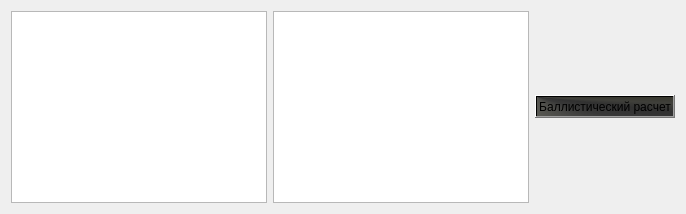
  <widget class="QWidget" name="centralwidget">
   <layout class="QGridLayout" name="gridLayout">
    <item row="0" column="0">
     <layout class="QHBoxLayout" name="horizontalLayout">
      <item>
       <widget class="QTreeView" name="treeView">
        <property name="font">
         <font>
          <pointsize>10</pointsize>
         </font>
        </property>
        <property name="styleSheet">
         <string notr="true">background-color: qconicalgradient(cx:0, cy:1, angle:281.613, stop:0.0224719 rgba(130, 15, 15, 213), stop:0.162011 rgba(83, 23, 18, 231), stop:0.258427 rgba(145, 20, 2, 174), stop:0.365169 rgba(158, 32, 32, 199), stop:0.47486 rgba(152, 10, 3, 181), stop:0.483146 rgba(126, 58, 44, 209), stop:0.625698 rgba(145, 29, 0, 211), stop:0.724719 rgba(152, 19, 0, 159), stop:0.842697 rgba(161, 31, 31, 215), stop:0.921348 rgba(191, 23, 0, 234), stop:0.949438 rgba(199, 35, 35, 206), stop:1 rgba(74, 74, 57, 255));</string>
        </property>
        <property name="locale">
         <locale language="Russian" country="Russia"/>
        </property>
        <property name="editTriggers">
         <set>QAbstractItemView::NoEditTriggers</set>
        </property>
        <attribute name="headerVisible">
         <bool>false</bool>
        </attribute>
       </widget>
      </item>
      <item>
       <widget class="QTextBrowser" name="textBrowser">
        <property name="font">
         <font>
          <pointsize>10</pointsize>
         </font>
        </property>
        <property name="styleSheet">
         <string notr="true">background-color: qconicalgradient(cx:0, cy:1, angle:281.613, stop:0.0224719 rgba(130, 15, 15, 213), stop:0.162011 rgba(83, 23, 18, 231), stop:0.258427 rgba(145, 20, 2, 174), stop:0.365169 rgba(158, 32, 32, 199), stop:0.47486 rgba(152, 10, 3, 181), stop:0.483146 rgba(126, 58, 44, 209), stop:0.625698 rgba(145, 29, 0, 211), stop:0.724719 rgba(152, 19, 0, 159), stop:0.842697 rgba(161, 31, 31, 215), stop:0.921348 rgba(191, 23, 0, 234), stop:0.949438 rgba(199, 35, 35, 206), stop:1 rgba(74, 74, 57, 255));</string>
        </property>
        <property name="html">
         <string>&lt;!DOCTYPE HTML PUBLIC &quot;-//W3C//DTD HTML 4.0//EN&quot; &quot;http://www.w3.org/TR/REC-html40/strict.dtd&quot;&gt;
&lt;html&gt;&lt;head&gt;&lt;meta name=&quot;qrichtext&quot; content=&quot;1&quot; /&gt;&lt;style type=&quot;text/css&quot;&gt;
p, li { white-space: pre-wrap; }
&lt;/style&gt;&lt;/head&gt;&lt;body style=&quot; font-family:'MS Shell Dlg 2'; font-size:10pt; font-weight:400; font-style:normal;&quot;&gt;
&lt;p style=&quot;-qt-paragraph-type:empty; margin-top:0px; margin-bottom:0px; margin-left:0px; margin-right:0px; -qt-block-indent:0; text-indent:0px; font-size:8.25pt;&quot;&gt;&lt;br /&gt;&lt;/p&gt;&lt;/body&gt;&lt;/html&gt;</string>
        </property>
       </widget>
      </item>
     </layout>
    </item>
    <item row="0" column="1">
     <widget class="QPushButton" name="btn_balcalculate">
      <property name="styleSheet">
       <string notr="true">background-color: qconicalgradient(cx:0, cy:0, angle:170.1, stop:0 rgba(81, 81, 73, 69), stop:0.235955 rgba(92, 92, 83, 231), stop:0.353933 rgba(51, 51, 51, 250), stop:0.423533 rgba(49, 49, 49, 255), stop:0.477581 rgba(58, 58, 53, 248), stop:0.55 rgba(51, 51, 40, 255), stop:0.57754 rgba(58, 54, 37, 130), stop:0.625 rgba(58, 58, 51, 69), stop:0.921348 rgba(26, 22, 19, 234), stop:1 rgba(74, 74, 57, 255));</string>
      </property>
      <property name="text">
       <string>Баллистический расчет</string>
      </property>
     </widget>
    </item>
   </layout>
  </widget>
